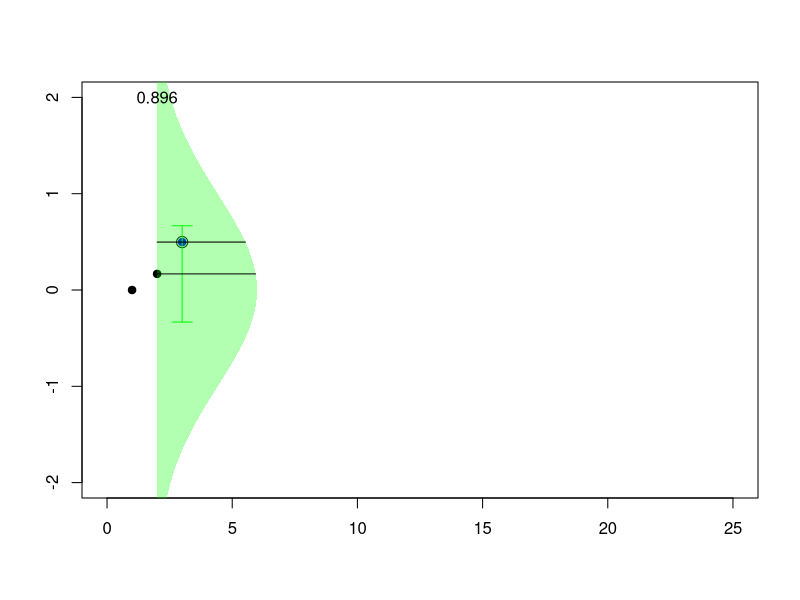
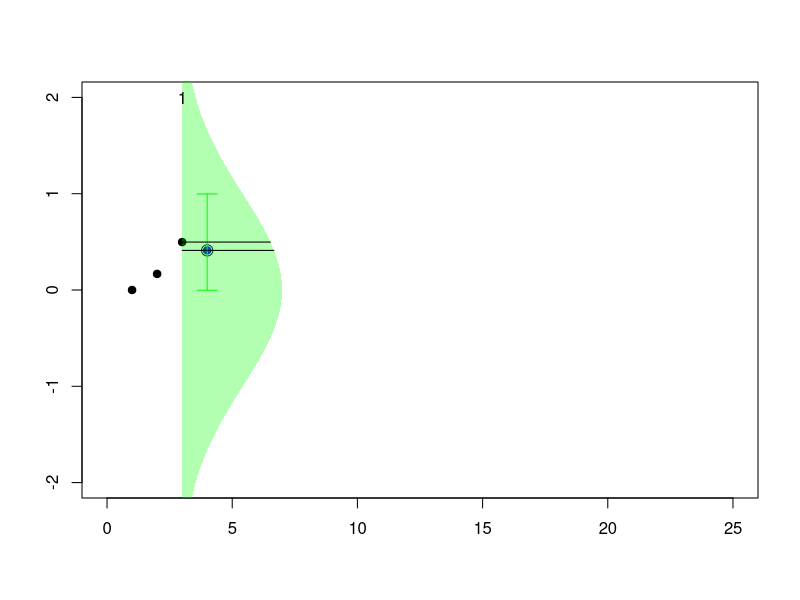
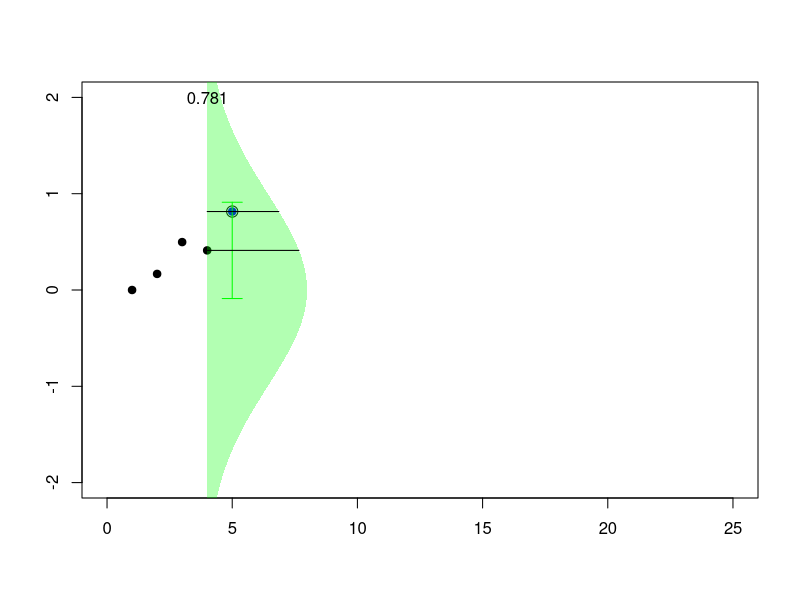
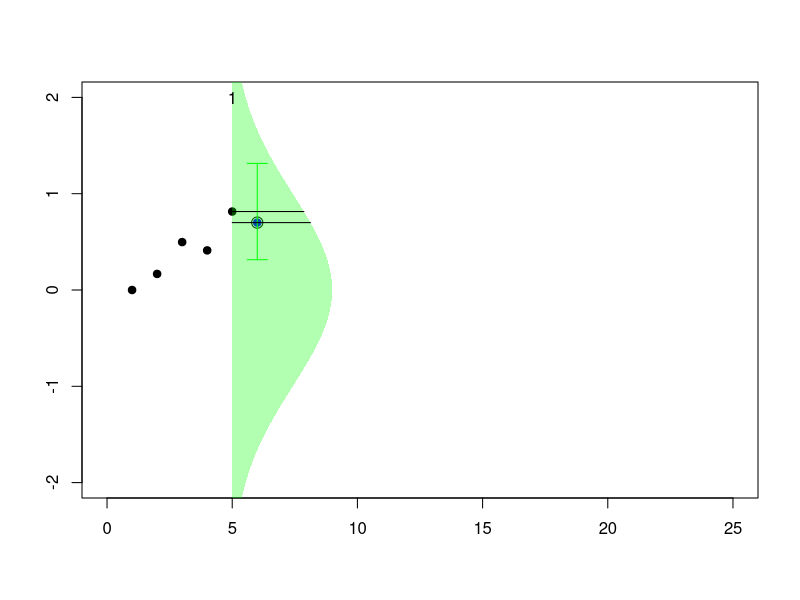
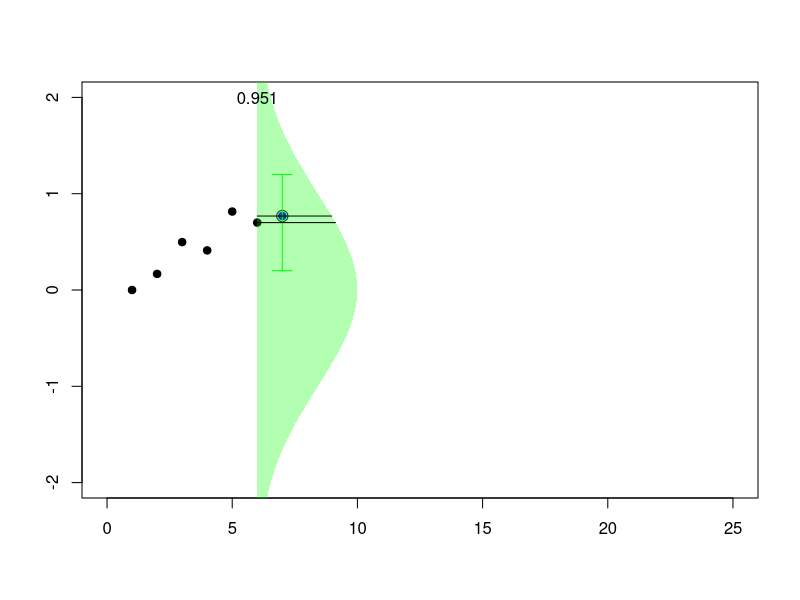
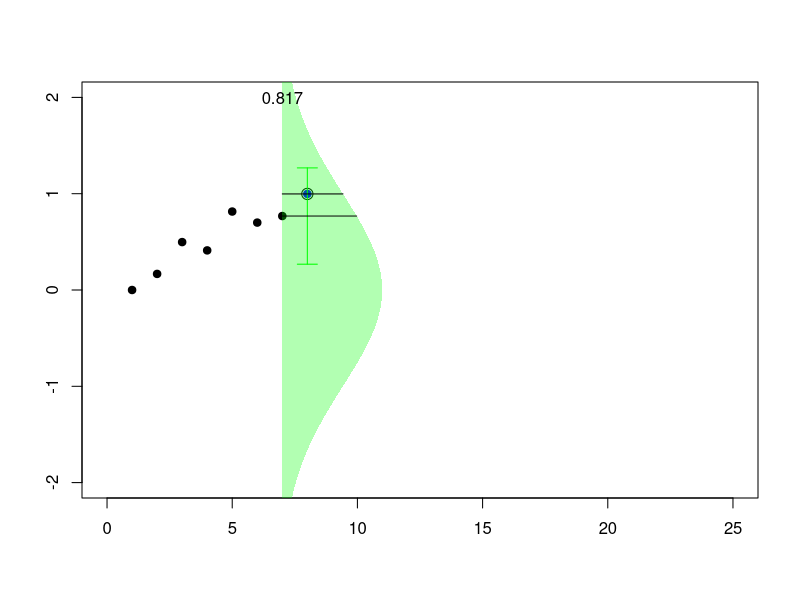
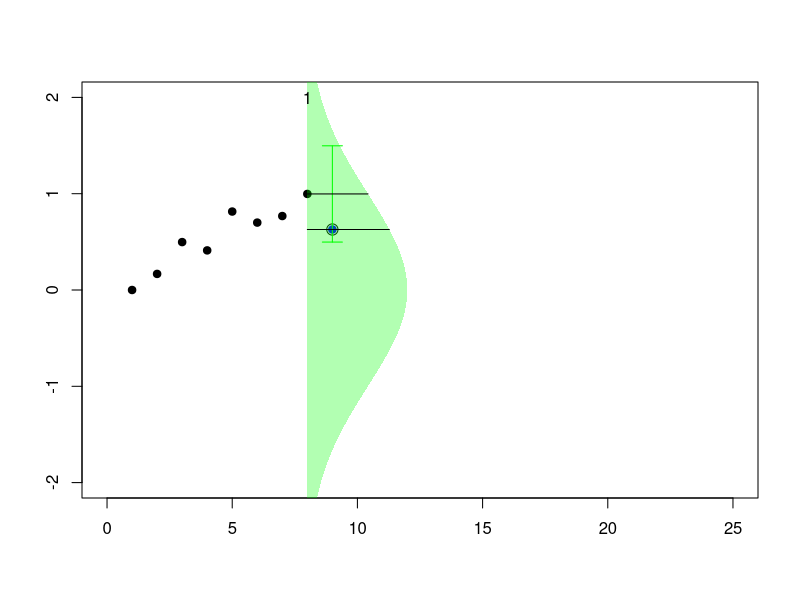
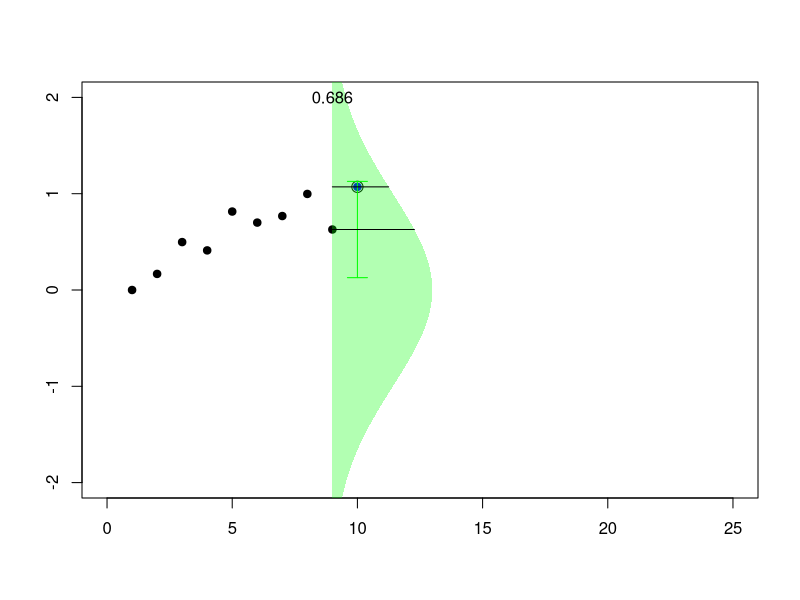

These figures' R source, in order:
## ---- chunk 1
metrop1 <- function(n=1000,eps=0.5){
 vec <- matrix(NA, n, 3)
 x=0
 vec[1] <- x
 for (i in 2:n) {
 innov <- runif(1,-eps,eps)
 mov <- x+innov
 R <- min(1,dnorm(mov)/dnorm(x))
 u <- runif(1)
 if (u < R) x <- mov
 vec[i,] <- c(x,mov,R)
 }
return(vec)}
## ---- chunk 2
#install.packages('gifski')
#if (packageVersion('knitr') < '1.20.14') {
#  remotes::install_github('yihui/knitr')
#}
vec <- metrop1(25)
u=seq(-3,3,by=.01)
pic_ani = function(k){
  plot(1:k,vec[1:k,1],pch=19,xlim=c(0,25),ylim=c(-2,2),xlab="",ylab="")
    if(vec[k+1,1]==vec[k+1,2]) points(k+1,vec[k+1,1],col="blue",pch=19)
    if(vec[k+1,1]!=vec[k+1,2]) points(k+1,vec[k+1,1],col="red",pch=19)
  points(k+1,vec[k+1,2],cex=1.5)
  arrows(k+1,vec[k,1]-.5,k+1,vec[k,1]+.5,col="green",angle=90,code = 3,length=.1)
  polygon(c(k+dnorm(u)*10,rep(k,length(u))),c(u,rev(u)),col=rgb(0,1,0,.3),
          border=NA)  
  segments(k,vec[k,1],k+dnorm(vec[k,1])*10,vec[k,1])
  segments(k,vec[k+1,2],k+dnorm(vec[k+1,2])*10,vec[k+1,2])
  text(k,2,round(vec[k+1,3],digits=3))
}

## ---- chunk 3
for (k in 2:23) {pic_ani(k)}
## ---- chunk 4
vec <- metrop1(10000)
simx <- vec[1000:10000,1]
par(mfrow=c(1,4))
plot(simx,type="l")
hist(simx,probability = TRUE,col="light blue",border="white")
lines(u,dnorm(u),col="red")
qqnorm(simx)
acf(simx,lag=100,lwd=2,col="light blue")
## ---- chunk 5
sim <- NULL
 lambda <- c(1,2)
 X <- c(3,3)
 s <- 5
 for(k in 1:1000){
 i <- sample(1:2,1)
 X[i] <- rexp(1,lambda[i])+max(0,s-sum(X[-i]))
 while(sum(X)<s){
 X[i] <- rexp(1,lambda[i])+max(0,s-sum(X[-i])) }
 sim <- rbind(sim,X) }

## ---- chunk 6
plot(sim,xlim=c(1,11),ylim=c(0,4.3))
polygon(c(-1,-1,6),c(-1,6,-1),col="red",density=15,border=NA)
abline(5,-1,col="red")
## ---- chunk 7
lambda <- c(1,2)
X <- c(3,3)
sim <- X
s <- 5
for(k in 1:100){
 set.seed(k)
 i <- sample(1:2,1)
 X[i] <- rexp(1,lambda[i])+max(0,s-sum(X[-i]))
 while(sum(X)<s){
 X[i] <- rexp(1,lambda[i])+max(0,s-sum(X[-i])) }
 sim <- rbind(sim,X) }
pic_ani = function(n){
plot(sim[1:n,],xlim=c(1,11),ylim=c(0,5),xlab="",ylab="")
i=which(apply(sim[(n-1):n,],2,diff)==0)
if(i==1) abline(v=sim[n,1],col="grey")
if(i==2) abline(h=sim[n,2],col="grey")
if(n>=1) points(sim[n,1],sim[n,2],pch=19,col="blue",cex=1.4)
if(n>=2) points(sim[n-1,1],sim[n-1,2],pch=19,col="red",cex=1.4)
polygon(c(-1,-1,6),c(-1,6,-1),col="red",density=15,border=NA)
abline(5,-1,col="red")
}
## ---- chunk 8
for (i in 2:100) {pic_ani(i)}
